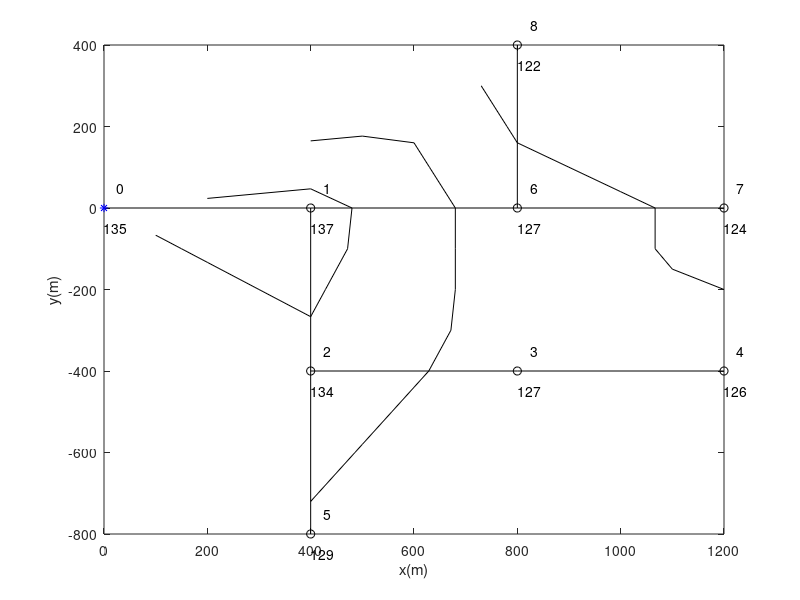

Write the MATLAB code that produced this figure.
# Datos que definen la red a estudiar
# Red con 8 nudos
# Cada nudo representa una agrupación de bocas, desde el que se regaría la correspondiente superficie

z0=135; % z0 cota del origen del agua
D=transpose([0.85 0.6 0.45 0.3 0.3 0.5 0.3 0.3]); % diámetros de los tramos
L=transpose([400 400 400 400 400 400 400 400]); % longitudes de los tramos
k=transpose([4e-5 4e-5 4e-5 4e-5 4e-5 4e-5 4e-5 4e-5]); % aspereza de arena equivalente del material de los tubos de los tramos
nu=1.3e-6; % viscosidad cinemática

# Altura de presión h requerida en cada nodo (boca o hidrante)
hreq=transpose([35 35 35 35 35 35 35 35]);

# Coordenadas de los nudos
x=transpose([400 400 800 1200 400 800 1200 800]); % abcisas de los nudos
y=transpose([0 -400 -400 -400 -800 0 0 400]); % ordenadas de los nudos
z=transpose([137 134 127 126 129 127 124 122]); % cotas de de los nudos
%z=z+5*randn(size(z)); % componente aleatoria en la cota

# Vector 1 al número de bocas
vectorBocas=(1:1:numel(z))';

# Matriz de tramos
# La fila i contiene los nudos de aguas arriba y aguas abajo del tramo i.
tramos=[0 1 2 3 2 1 6 6];
tramos=[tramos;1:numel(vectorBocas)]';

# Representación tramos red
figure()
plot([0 x(tramos(1,2))], [0 y(tramos(1,2))],'k')
hold on
for i=2:vectorBocas(end) % Tramos restantes
  plot([x(tramos(i,1)) x(tramos(i,2))], [y(tramos(i,1)) y(tramos(i,2))],'k')
endfor

plot(x,y,'ko') % representación nudos red
plot(0,0, 'b*') % representación nudo origen
text([0;x]+25,[0;y]+50,num2str([0;vectorBocas]))
text([0;x],[0;y]-50,num2str([z0;z]))
xlabel('x(m)')
ylabel('y(m)')

# Curvas de nivel
x=[0;x]; y=[0;y]; z_todos=[z0;z];
X=min(x)-500:100:max(x)+500;
Y=min(y)-500:100:max(y)+500;
[X,Y]=meshgrid(X,Y);
Z=griddata(x,y,z_todos,X,Y);
dimZ=size(Z);
Zvector=reshape(Z,dimZ(1)*dimZ(2),1);
equidCN=5;
rangoZ=floor(min(Zvector)/10)*10-equidCN:equidCN:ceil(max(Zvector))+equidCN;
contour(X,Y,Z,rangoZ,'k')
axis([min(x) max(x) min(y) max(y)]);
hold off

# Se crea la matriz de conexiones
caminos=zeros(numel(vectorBocas),numel(vectorBocas));
Mconex_hf=caminos;

for i=1:numel(vectorBocas)
  j=1;
  elementoInic=i;
  caminos(i,j)=elementoInic;
  Mconex_hf(i,elementoInic)=1;
  while elementoInic>0
    j=j+1;
    caminos(i,j)=tramos(elementoInic,1);
    elementoInic=caminos(i,j);
    if elementoInic>0
      Mconex_hf(i,elementoInic)=1;
    endif
  endwhile
  
endfor

# Matriz para el cálculo de los caudales de los tramos
Mconex_Q=transpose(Mconex_hf);